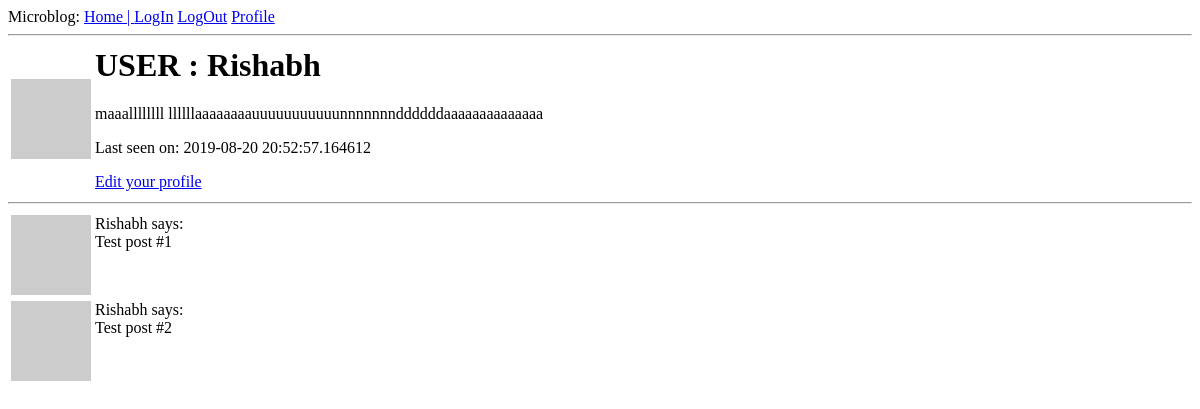
/user/Rishabh (signed in), run on an earlier commit of the app's database.
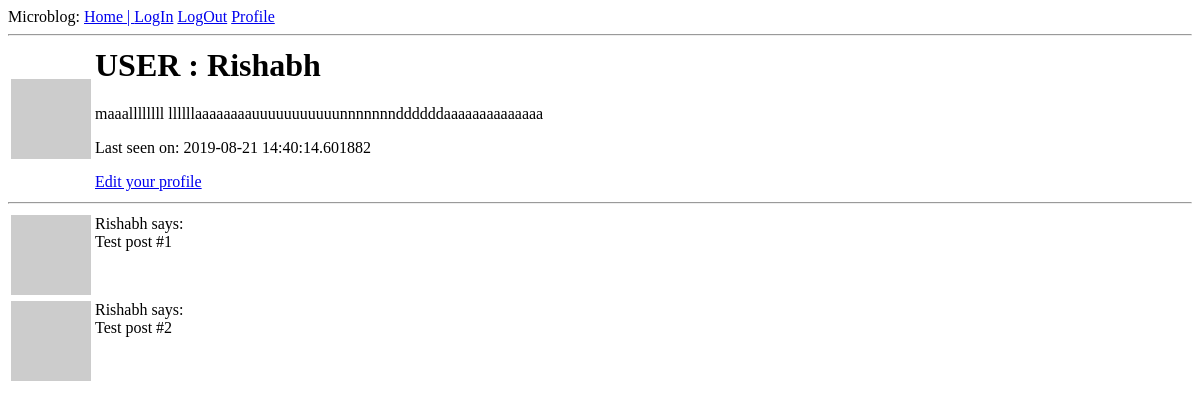
And on a later commit of the database.
### app/models.py (models this page shows, shortened)
class User(UserMixin, db.Model):
    id = db.Column(db.Integer, primary_key=True)
    username = db.Column(db.String(64), index=True, unique=True)
    email = db.Column(db.String(120), index=True, unique=True)
    password_hash = db.Column(db.String(128))
    about_me = db.Column(db.String(140))
    last_seen = db.Column(db.DateTime, default=datetime.utcnow)
    followed = db.relationship(
        'User', secondary=followers,
        primaryjoin=(followers.c.follower_id == id),
        secondaryjoin=(followers.c.followed_id == id),
        backref=db.backref('followers', lazy='dynamic'), lazy='dynamic')
    @login.user_loader
    def load_user(id):
        return User.query.get(int(id))
    def avatar(self, size):
        digest = md5(self.email.lower().encode('utf-8')).hexdigest()
        return 'https://www.gravatar.com/avatar/{}?d=identicon&s={}'.format(
            digest, size)

### app/routes.py (the view)
@app.route('/user/<username>')
@login_required
def user(username):
    user = User.query.filter_by(username=username).first_or_404()
    posts = [
        {'author': user, 'body': 'Test post #1'},
        {'author': user, 'body': 'Test post #2'}
    ]
    return render_template('user.html', user=user, posts=posts)

### app/routes.py (called while the page is built)
@app.before_request
def before_request():
    if current_user.is_authenticated:
        current_user.last_seen = datetime.utcnow()
        db.session.commit()

### app/templates/user.html
{% extends "base.html" %}
{% block content %}
    <table>
        <tr valign=="top">
            <td><img src = "{{ user.avatar(128) }}"></td>
            <td>
                <h1>USER : {{ user.username }}</h1>
                {% if user.about_me %}<p>{{ user.about_me }}</p>{% endif %}
                {% if user.last_seen %}<p>Last seen on: {{ user.last_seen }}</p>
                {% endif %}
                {% if user == current_user %}
                <p><a href="{{ url_for('edit_profile') }}">Edit your profile</a></p>
                {% elif not current_user.is_following(user) %}
                    <p><a href="{{ url_for('follow', username=user.username) }}">Follow</a></p>
                    {% else %}
                    <p><a href="{{ url_for('unfollow', username=user.username) }}">Unfollow</a></p>
                {% endif %}
            </td>
        </tr>
    </table>
    <hr>
    {% for post in posts %}
        {% include '_post.html' %}
    {% endfor %}
{% endblock %}

### app/templates/base.html (shortened to what this page needs)
<html>
    <head>
    </head>
    <body>
        <div>Microblog:
            <a href="/index">Home  |  </a>
            <a href="/login">LogIn</a>
            <a href="/logout">LogOut</a>
            <a href="{{ url_for('user', username=current_user.username) }}">Profile</a>
        </div>
        <hr>
        {% block content %}{% endblock %}
    </body>
</html>

### app/templates/_post.html
<table>
        <tr valign="top">
            <td><img src="{{ post.author.avatar(36) }}"></td>
            <td>{{ post.author.username }} says:<br>{{ post.body }}</td>
        </tr>
</table>

What changed in the data, as far as the page shows it:
changed User "Rishabh": last_seen "2019-08-20 20:52:57.164612" → "2019-08-21 14:40:14.601882"
